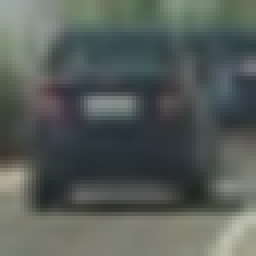
#> input picture training_images/vehicles/image0000.png, 64 x 64 px (shown 4 times larger); its folder holds only this picture in this run
$ jupyter execute --allow-errors VehicleDetection.ipynb   (shell and % lines are left out)   (older library calls are emulated)
#> lines starting #> are read from the running program, lines starting #| are printed output that depends on the picture
[cell 1]
import numpy as np
import cv2
import glob
import matplotlib.pyplot as plt


vehicle_image_filenames = glob.glob('training_images/vehicles/**/*.png', recursive=True)
non_vehicle_image_filenames = glob.glob('training_images/non-vehicles/**/*.png', recursive=True)

print("Total number of vehicle images: " + str(len(vehicle_image_filenames)))
print("Total number of non-vehicle images: " + str(len(non_vehicle_image_filenames)))

#> (the rest of this cell did not finish here and is left out)

# Training data analysis

# Feature extraction methods

[cell 2]
from skimage.feature import hog

pix_per_cell = 8
cell_per_block = 2
orient = 9
color_space = 'YCrCb'
hog_channel = 'ALL'

# Define a function to return HOG features and visualization
def get_hog_features(img,
                     orient,
                     pix_per_cell,
                     cell_per_block,
                     vis=False,
                     feature_vec=True):
    if vis == True:
        features, hog_image = hog(img, orientations=orient, pixels_per_cell=(pix_per_cell, pix_per_cell),
                                  cells_per_block=(cell_per_block, cell_per_block), transform_sqrt=True,
                                  visualise=vis, feature_vector=feature_vec)
        return features, hog_image
    # Otherwise call with one output
    else:
        features = hog(img, orientations=orient, pixels_per_cell=(pix_per_cell, pix_per_cell),
                       cells_per_block=(cell_per_block, cell_per_block), transform_sqrt=True,
                       visualise=vis, feature_vector=feature_vec)
        return features

# Define a function to extract features from a list of images
# Have this function call bin_spatial() and color_hist()
def extract_features(imgs,
                     cspace='RGB',
                     orient=9,
                     pix_per_cell=8,
                     cell_per_block=2,
                     hog_channel=2):
    # Create a list to append feature vectors to
#> called with cspace = 'YCrCb', orient = 9, pix_per_cell = 8, cell_per_block = 2, hog_channel = 'ALL'
    features = []
    # Iterate through the list of images
    for file in imgs:
        # Read in each one by one
        image = mpimg.imread(file)
#> image is the input picture: shape (64, 64, 3) float32; mean R, G, B 0.34, 0.366, 0.349
        # apply color conversion if other than 'RGB'
        if cspace != 'RGB':
            if cspace == 'HSV':
                feature_image = cv2.cvtColor(image, cv2.COLOR_RGB2HSV)
            elif cspace == 'LUV':
                feature_image = cv2.cvtColor(image, cv2.COLOR_RGB2LUV)
            elif cspace == 'HLS':
                feature_image = cv2.cvtColor(image, cv2.COLOR_RGB2HLS)
            elif cspace == 'YUV':
                feature_image = cv2.cvtColor(image, cv2.COLOR_RGB2YUV)
            elif cspace == 'YCrCb':
                feature_image = cv2.cvtColor(image, cv2.COLOR_RGB2YCrCb)
#> feature_image: shape (64, 64, 3) float32; mean of channels 0, 1, 2 0.356, 0.488, 0.496
        else: feature_image = np.copy(image)

        # Call get_hog_features() with vis=False, feature_vec=True
        if hog_channel == 'ALL':
            hog_features = []
            for channel in range(feature_image.shape[2]):
                hog_features.append(get_hog_features(feature_image[:,:,channel],
                                    orient, pix_per_cell, cell_per_block,
                                    vis=False, feature_vec=True))
#> after the loop, hog_features = 3 items
            hog_features = np.ravel(hog_features)
#> hog_features = 5292 values, max 0.683 at index 1624, min 0 at index 7, mean 0.125
        else:
            hog_features = get_hog_features(feature_image[:,:,hog_channel], orient,
                        pix_per_cell, cell_per_block, vis=False, feature_vec=True)
        # Append the new feature vector to the features list
        features.append(hog_features)
    # Return list of feature vectors
    return features

def single_img_features(img,
                        color_space='RGB',
                        orient=9,
                        pix_per_cell=8,
                        cell_per_block=2,
                        hog_channel=2,
                        hog_feat=True):
    #1) Define an empty list to receive features
    img_features = []

    #2) Apply color conversion if other than 'RGB'
    if color_space != 'RGB':
        if color_space == 'HSV':
            feature_image = cv2.cvtColor(img, cv2.COLOR_RGB2HSV)
        elif color_space == 'LUV':
            feature_image = cv2.cvtColor(img, cv2.COLOR_RGB2LUV)
        elif color_space == 'HLS':
            feature_image = cv2.cvtColor(img, cv2.COLOR_RGB2HLS)
        elif color_space == 'YUV':
            feature_image = cv2.cvtColor(img, cv2.COLOR_RGB2YUV)
        elif color_space == 'YCrCb':
            feature_image = cv2.cvtColor(img, cv2.COLOR_RGB2YCrCb)
    else: feature_image = np.copy(img)

    #3) Compute HOG features if flag is set
    if hog_feat == True:
        if hog_channel == 'ALL':
            hog_features = []
            for channel in range(feature_image.shape[2]):
                hog_features.extend(get_hog_features(feature_image[:,:,channel],
                                    orient, pix_per_cell, cell_per_block,
                                    vis=False, feature_vec=True))
        else:
            hog_features = get_hog_features(feature_image[:,:,hog_channel], orient,
                        pix_per_cell, cell_per_block, vis=False, feature_vec=True)
        #8) Append features to list
        img_features.append(hog_features)

    #9) Return concatenated array of features
    return np.concatenate(img_features)

# Extracting HOG feature from test images

#> (a cell that did not finish here is left out)

# Training the model

[cell 4]
import random
import time
from sklearn.svm import LinearSVC
from sklearn.preprocessing import StandardScaler
from sklearn.cross_validation import train_test_split
import matplotlib.image as mpimg

t1 = time.time()

vehicle_hog_features = extract_features(vehicle_image_filenames,
                                        color_space,
                                        orient,
                                        pix_per_cell,
                                        cell_per_block,
                                        hog_channel)
#> vehicle_hog_features = 1 item

non_vehicle_hog_features = extract_features(non_vehicle_image_filenames,
                                            color_space,
                                            orient,
                                            pix_per_cell,
                                            cell_per_block,
                                            hog_channel)

t2 = time.time()
print(round(t2-t1, 2), 'Seconds to extract HOG features...')

# Create an array stack of feature vectors
#> (the rest of this cell did not finish here and is left out)

# Sliding window and heatmap methods

[cell 5]
# [11 lines left out: function draw_boxes, not called in this run]

# Window size (x and y dimensions), and overlap fraction (for both x and y)
def slide_window(img,
                 x_start_stop=[None, None],
                 y_start_stop=[None, None],
                 xy_window=(64, 64),
                 xy_overlap=(0.5, 0.5)):
    # Compute the span of the region to be searched
    xspan = x_start_stop[1] - x_start_stop[0]
    yspan = y_start_stop[1] - y_start_stop[0]

    # Compute the number of pixels per step in x/y
    nx_pix_per_step = np.int(xy_window[0]*(1 - xy_overlap[0]))
    ny_pix_per_step = np.int(xy_window[1]*(1 - xy_overlap[1]))

    # Compute the number of windows in x/y
    nx_buffer = np.int(xy_window[0]*(xy_overlap[0]))
    ny_buffer = np.int(xy_window[1]*(xy_overlap[1]))
    nx_windows = np.int((xspan-nx_buffer)/nx_pix_per_step)
    ny_windows = np.int((yspan-ny_buffer)/ny_pix_per_step)

    # Initialize a list to append window positions to
    window_list = []

    # Loop through finding x and y window positions
    # Note: you could vectorize this step, but in practice
    # you'll be considering windows one by one with your
    # classifier, so looping makes sense
    for ys in range(ny_windows):
        for xs in range(nx_windows):
            # Calculate window position
            startx = xs*nx_pix_per_step + x_start_stop[0]
            endx = startx + xy_window[0]
            starty = ys*ny_pix_per_step + y_start_stop[0]
            endy = starty + xy_window[1]

            # Append window position to list
            window_list.append(((startx, starty), (endx, endy)))

    # Return the list of windows
    return window_list

def search_windows(img, windows):

    #1) Create an empty list to receive positive detection windows
    on_windows = []

    #2) Iterate over all windows in the list
    for window in windows:
        #3) Extract the test window from original image
        test_img = cv2.resize(img[window[0][1]:window[1][1], window[0][0]:window[1][0]], (64, 64))

        #4) Extract features for that window using single_img_features()
        features = single_img_features(test_img,
                                       color_space,
                                       orient,
                                       pix_per_cell,
                                       cell_per_block,
                                       hog_channel)

        #5) Scale extracted features to be fed to classifier
        scaler = StandardScaler().fit(features)
        test_features = scaler.transform(np.array(features).reshape(1, -1))

        #6) Predict using your classifier
        prediction = svc.predict(test_features)

        #7) If positive (prediction == 1) then save the window
        if prediction == 1:
            on_windows.append(window)

    #8) Return windows for positive detections
    return on_windows

# [35 lines left out: functions add_heat, apply_threshold, draw_labeled_bboxes, not called in this run]

# Car detection pipeline for single image

[cell 6]
import matplotlib.image as mpimg
from scipy.ndimage.measurements import label

image = mpimg.imread('test_images/test6.jpg')
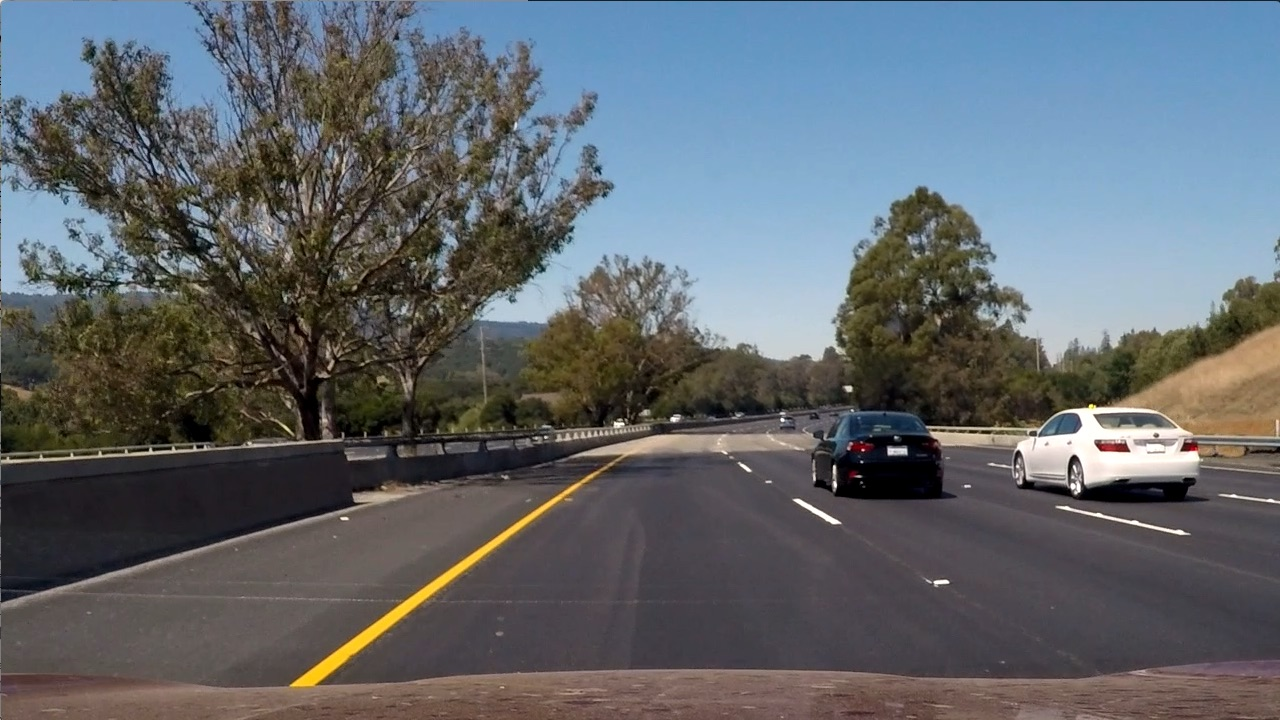
#> input picture test_images/test6.jpg, 1280 x 720 px
#> image is the input picture: shape (720, 1280, 3); mean R, G, B 97, 102.6, 107.9

#image = image.astype(np.float32)/255

def detect_car(image_to_process):
    draw_image = np.copy(image_to_process)

    heat = np.zeros_like(image_to_process[:,:,0]).astype(np.float)

    windows = slide_window(image_to_process,
                           x_start_stop=[0, 1280],
                           y_start_stop=[380, 680],
                           xy_window=(128, 128),
                           xy_overlap=(0.65, 0.65))
#> windows = 108 items

    #draw_image = draw_boxes(draw_image, windows, color=(0, 255, 255))

    hot_windows = search_windows(image_to_process, windows)
#> the loop in search_windows, `for window in windows:` made 1 pass
#> window on pass 1: ((0, 380), (128, 508))
#> pass 1, in search_windows, `test_img = cv2.resize(img[window[0][1]:window[1][1], window[0][0]:wind..`:
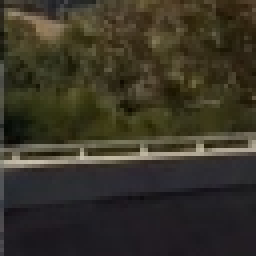
#> test_img: shape (64, 64, 3) (shown 4 times larger); mean R, G, B 56.3, 51.9, 39.2
#> after the loop in search_windows, `for window in windows:`: on_windows = []
    # Add heat to each box in box list
    add_heat(heat, hot_windows)

    windows = slide_window(image_to_process,
                           x_start_stop=[0, 1280],
                           y_start_stop=[390, 620],
                           xy_window=(96, 96),
                           xy_overlap=(0.65, 0.65))

    #draw_image = draw_boxes(draw_image, windows, color=(0, 255, 0))

    hot_windows = search_windows(image_to_process, windows)
    # Add heat to each box in box list
    add_heat(heat, hot_windows)

    windows = slide_window(image_to_process,
                           x_start_stop=[0, 1280],
                           y_start_stop=[390, 560],
                           xy_window=(72, 72),
                           xy_overlap=(0.65, 0.65))

    #draw_image = draw_boxes(draw_image, windows, color=(255, 0, 255))

    hot_windows = search_windows(image_to_process, windows)
    # Add heat to each box in box list
    add_heat(heat, hot_windows)


    windows = slide_window(image_to_process,
                           x_start_stop=[0, 1280],
                           y_start_stop=[390, 500],
                           xy_window=(64, 64),
                           xy_overlap=(0.65, 0.65))

    #draw_image = draw_boxes(draw_image, windows, color=(255, 0, 0))

    hot_windows = search_windows(image_to_process, windows)
    # Add heat to each box in box list
    add_heat(heat, hot_windows)

    # Apply threshold to help remove false positives
    heat = apply_threshold(heat, 2)

    # Visualize the heatmap when displaying
    heatmap = np.clip(heat, 0, 255)

    # Find final boxes from heatmap using label function
    labels = label(heatmap)

    draw_labeled_bboxes(draw_image, labels)

    return draw_image, heatmap, labels

#> (the rest of this cell did not finish here and is left out)
